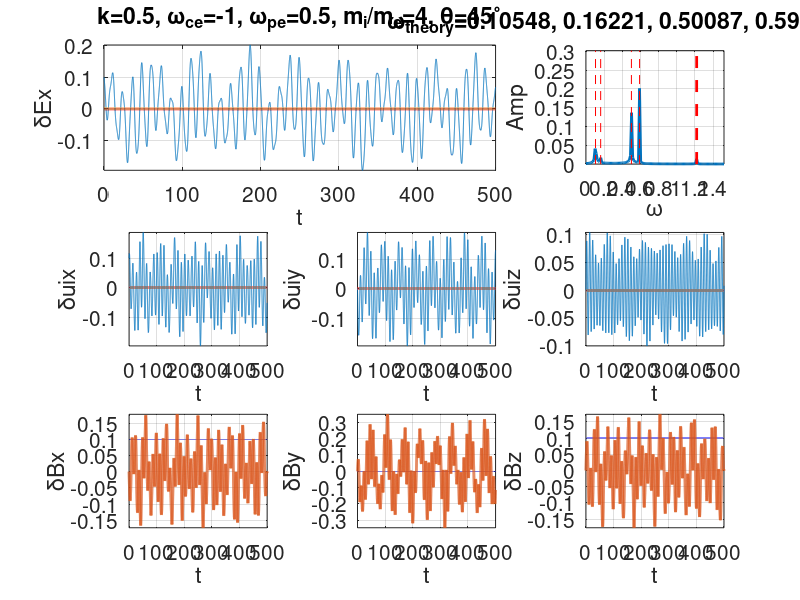

Recreate this plot in MATLAB.
% Hua-sheng XIE, huashengxie@gmail.com, IFTS-ZJU, 2012-11-19 10:11
% half spectral method for em cold waves
% wce=1 unit
% match theory solution perfectly
function em_cold_waves
    close all; clear; clc;
    global k theta B0 qi qe mi me ni0 ne0 epsilon0 mu0 sinth costh ...
        wci wce wpi wpe c c2
    k=0.5; theta=pi/4; B0=1.0; qi=1; qe=-1; mi=4; me=1; ni0=1; ne0=1;
    epsilon0=4; mu0=1;
    c2=1/(epsilon0*mu0); c=sqrt(c2);
    sinth=sin(theta); costh=cos(theta);
    wci=qi*B0/mi; wce=qe*B0/me;
    wpi=sqrt(ni0*qi^2/epsilon0/mi); wpe=sqrt(ne0*qe^2/epsilon0/me);
    
    y0=[0.1,-0.1,0.2,0.1,0,0.1,0,-0.1,0.01,0.1,0,0];
    
    [T,Y]=ode45(@push,0:0.02:5e2,y0);
    tt=T;
    dEx=Y(:,1); dEy=Y(:,2); dEz=Y(:,3);
    dBx=Y(:,4); dBy=Y(:,5); dBz=Y(:,6);
    dvex=Y(:,7); dvey=Y(:,8); dvez=Y(:,9);
    dvix=Y(:,10); dviy=Y(:,11); dviz=Y(:,12);
    
    h=figure('unit','normalized','Position',[0.01 0.32 0.87 0.59]);
    set(gcf,'DefaultAxesFontSize',15);
    
    subplot(3,3,1:2); plot(tt,real(dEx),tt,imag(dEx),'LineWidth',2);
    xlabel('t'); ylabel('\delta{}Ex'); axis tight; grid on;
    title(['k=',num2str(k),', \omega_{ce}=',num2str(wce),...
        ', \omega_{pe}=',num2str(wpe),', m_i/m_e=',num2str(mi/me),...
        ', \theta=',num2str(theta*180/pi),'^\circ']);
    subplot(334); plot(tt,real(dvix),tt,imag(dvix),'LineWidth',2);
    xlabel('t'); ylabel('\delta{}u{ix}'); axis tight; grid on;
    subplot(335); plot(tt,real(dviy),tt,imag(dviy),'LineWidth',2);
    xlabel('t'); ylabel('\delta{}u{iy}'); axis tight; grid on;
    subplot(336); plot(tt,real(dviz),tt,imag(dviz),'LineWidth',2);
    xlabel('t'); ylabel('\delta{}u{iz}'); axis tight; grid on;
    subplot(337); plot(tt,real(dBx),tt,imag(dBx),'LineWidth',2);
    xlabel('t'); ylabel('\delta{}Bx'); axis tight; grid on;
    subplot(338); plot(tt,real(dBy),tt,imag(dBy),'LineWidth',2);
    xlabel('t'); ylabel('\delta{}By'); axis tight; grid on;
    subplot(339); plot(tt,real(dBz),tt,imag(dBz),'LineWidth',2);
    xlabel('t'); ylabel('\delta{}Bz'); axis tight; grid on;

    %% theory solutions
    
    wp=sqrt(wpe*wpe+wpi*wpi);

    kc=k*c;
    thetap=theta;

    % To speed up the program somewhat introduce these
    kc2=kc*kc;
    kc4=kc2*kc2;
    wci2=wci*wci;
    wp2=wp*wp;
    wextra=wp2+wci; % wce=1.0
    wextra2=wextra*wextra;
    cos2theta=cos(thetap)*cos(thetap);
    sin2theta=sin(thetap)*sin(thetap);

    % polynomial coefficients for EM model
    emc8=-(2*kc2+1+wci2+3*wp2);
    emc6=(kc4+(2*kc2+wp2)*(1+wci2+2*wp2)+wextra2);
    emc4=-(kc4*(1+wci2+wp2)+2*kc2*wextra2...
        +kc2*wp2*(1+wci2-wci)*(1+cos2theta)+wp2*wextra2);
    emc2=(kc4*(wp2*(1+wci2-wci)*cos2theta+wci*wextra)+kc2*wp2* ...
         wci*wextra.*(1+cos2theta));
    emc0=-kc4*wci2*wp2*cos2theta;

    empoly=[1, 0, emc8, 0, emc6, 0, emc4, 0, emc2, 0, emc0];
    wtmpem=roots(empoly); wem=sort(wtmpem);
    w1=wem(6);w2=wem(7);w3=wem(8);w4=wem(9);w5=wem(10);
  
    Lt=length(tt); % number of sampling
    dfs=2*pi/(tt(end)-tt(1));
    fs=0:dfs:dfs*(Lt-1);
    dEx_ft=fft(real(dEx))/Lt*2; % *2 ?? need check
    dEz_ft=fft(real(dEz))/Lt*2; % *2 ?? need check
    ifs=round(tt(end)*max(wem)/5);
    subplot(333);
    plot(fs(1:ifs),abs(dEx_ft(1:ifs))+abs(dEz_ft(1:ifs)),'LineWidth',2);
%     title('simulation frequency');
%     title(['\omega_{theory}=',num2str(w1),', ',num2str(w2),', ',num2str(w3)]);
    ylabel('Amp');xlabel('\omega');
    xlim([0, fs(ifs)]); grid on;    
    
    Amax=1.5*max(abs(dEx_ft(1:ifs))+abs(dEz_ft(1:ifs))); 
    subplot(333); ylim([0,Amax]);
    hold on; plot([w1,w1],[0,Amax],'r--',[w2,w2],[0,Amax],'r--',...
        [w3,w3],[0,Amax],'r--',[w4,w4],[0,Amax],'r--',...
        [w5,w5],[0,Amax],'r--','LineWidth',2);
    title(['\omega_{theory}=',num2str(w1),', ',num2str(w2),...
      ', ',num2str(w3),', ',num2str(w4),', ',num2str(w5)]);  
end

function dy=push(t,y)
    global k theta B0 qi qe mi me ni0 ne0 epsilon0 mu0 sinth costh ...
        wci wce wpi wpe c c2
    % y -> dEx, dEy, dEz, dBx, dBy, dBz, dvex, dvey, dvez, dvix, dviy, dviz
    dEx=y(1);dEy=y(2);dEz=y(3);dBx=y(4);dBy=y(5);dBz=y(6);
    dvex=y(7);dvey=y(8);dvez=y(9);dvix=y(10);dviy=y(11);dviz=y(12);
    dy=zeros(12,1);
    dJx=ni0*qi*dvix+ne0*qe*dvex;
    dJy=ni0*qi*dviy+ne0*qe*dvey;
    dJz=ni0*qi*dviz+ne0*qe*dvez;
    dy(1)=-1i*k*c2*dBy*costh-dJx/epsilon0;
    dy(2)=1i*k*c2*(dBx*costh-dBz*sinth)-dJy/epsilon0;
    dy(3)=1i*k*c2*dBy*sinth-dJz/epsilon0;
    dy(4)=1i*k*dEy*costh;
    dy(5)=-1i*k*(dEx*costh-dEz*sinth);
    dy(6)=-1i*k*dEy*sinth;
    dy(7)=(dEx+dvey*B0)*qe/me;
    dy(8)=(dEy-dvex*B0)*qe/me;
    dy(9)=dEz*qe/me;
    dy(10)=(dEx+dviy*B0)*qi/mi;
    dy(11)=(dEy-dvix*B0)*qi/mi;
    dy(12)=dEz*qi/mi;
end
